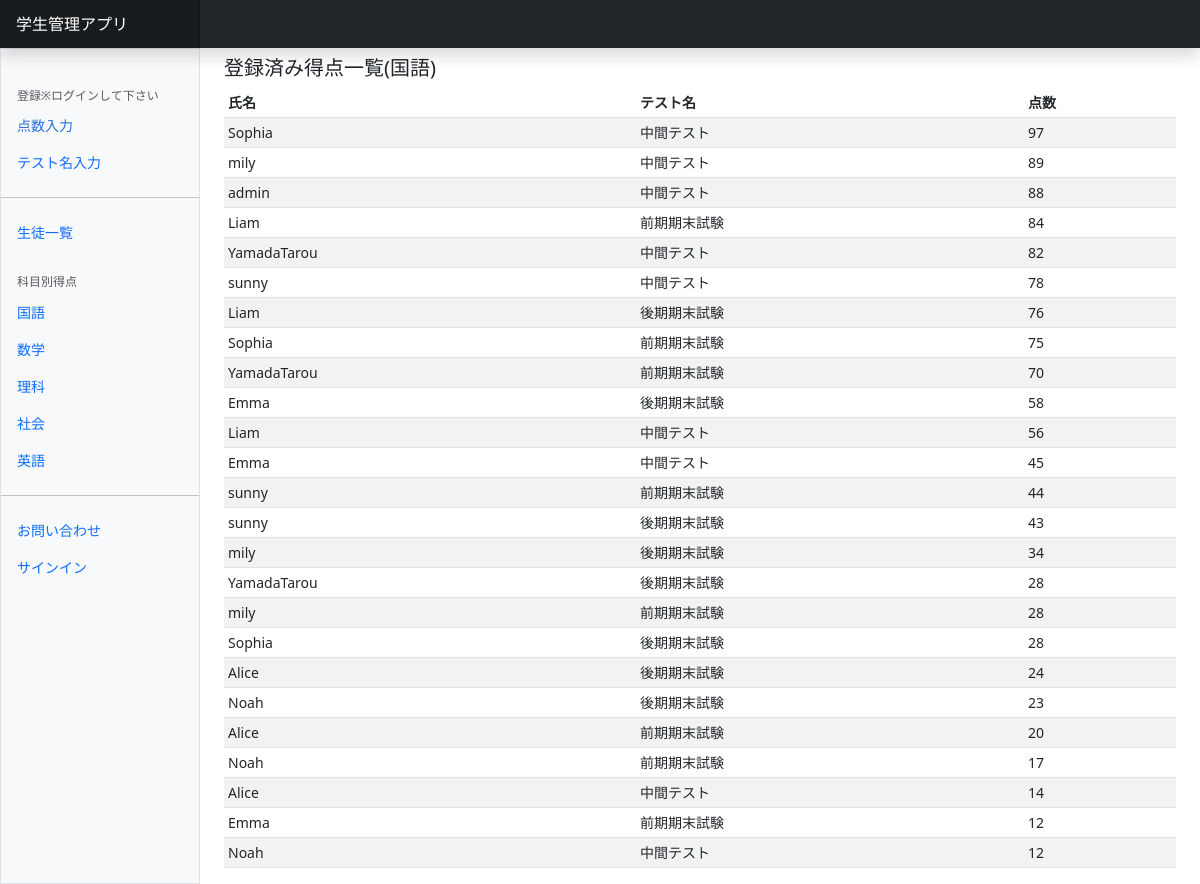
/Japaneselist/, run on the app's committed database.
### scoreapp/models.py (models this page shows)
class Student(models.Model):
    user = models.ForeignKey(
        CustomUser,
        verbose_name='氏名',
        on_delete=models.CASCADE
    )
    testtitle = models.ForeignKey(
        Testtitle,
        verbose_name='テスト名',
        on_delete=models.CASCADE
    )
    Japanese = models.IntegerField(
        verbose_name='国語',
        validators=[validators.MinValueValidator(0),
                    validators.MaxValueValidator(100),
                    validators.RegexValidator(
                        message='正しい得点を入力してください',
                    )]
    )
    Math = models.IntegerField(
        verbose_name='数学',
        validators=[validators.MinValueValidator(0),
                    validators.MaxValueValidator(100),
                    validators.RegexValidator(
                        message='正しい得点を入力してください',
                    )]
    )
    Science = models.IntegerField(
        verbose_name='理科',
        validators=[validators.MinValueValidator(0),
                    validators.MaxValueValidator(100),
                    validators.RegexValidator(
                        message='正しい得点を入力してください',
                    )]
    )
    Sociology = models.IntegerField(
        verbose_name='社会',
        validators=[validators.MinValueValidator(0),
                    validators.MaxValueValidator(100),
                    validators.RegexValidator(
                        message='正しい得点を入力してください',
                    )]
    )
    English = models.IntegerField(
        verbose_name='英語',
        validators=[validators.MinValueValidator(0),
                    validators.MaxValueValidator(100),
                    validators.RegexValidator(
                        message='正しい得点を入力してください',
                    )]
    )

class Testtitle(models.Model):
    title = models.CharField(
        verbose_name='テスト名',
        max_length=50
    )
    def __str__(self):
        return self.title

### accounts/models.py (models this page shows)
class CustomUser(AbstractUser):
    pass

### scoreapp/views.py (the view)
class JapaneseView(ListView):
    template_name = 'Japanese.html'
    queryset = Student.objects.order_by('-Japanese')

### scoreapp/templates/Japanese.html (shortened to what this page needs)
{% extends 'base.html' %}
{% load static %}
{% block contents %}
<h5>登録済み得点一覧(国語)</h5>
<div class="table-responsive small">
    <table class="table table-striped table-sm">
      <thead>
        <tr>
          <th scope="col">氏名</th>
          <th scope="col">テスト名</th>
          <th scope="col">点数</th>
        </tr>
      </thead>
      <tbody>
        {% for record in object_list %}
        <tr>
          <td>{{record.user.username}}</td>
          <td>{{record.testtitle}}</td>
          <td>{{record.Japanese}}</td>
        </tr>
        {% endfor %}
      </tbody>
    </table>
  </div>
{% endblock %}

### scoreapp/templates/base.html (shortened to what this page needs)
{% load static %}
<!doctype html>
<html lang="ja" data-bs-theme="auto">
  <head><script src="../assets/js/color-modes.js"></script>
    <link href="https://cdn.jsdelivr.net/npm/bootstrap@5.3.0/dist/css/bootstrap.min.css" rel="stylesheet">
    <link href="https://cdn.jsdelivr.net/npm/bootstrap-icons@1.10.3/font/bootstrap-icons.css" rel="stylesheet">
    <link href="dashboard.css" rel="stylesheet">
  </head>
  <body>
<header class="navbar sticky-top bg-dark flex-md-nowrap p-0 shadow" data-bs-theme="dark">
  <a class="navbar-brand col-md-3 col-lg-2 me-0 px-3 fs-6 text-white" href="{% url 'scoreapp:index' %}">学生管理アプリ</a>
</header>
<div class="container-fluid">
  <div class="row">
    <div class="sidebar border border-right col-md-3 col-lg-2 p-0 bg-body-tertiary">
      <div class="offcanvas-lg offcanvas-end bg-body-tertiary" tabindex="-1" id="sidebarMenu" aria-labelledby="sidebarMenuLabel">
        <div class="offcanvas-body d-md-flex flex-column p-0 pt-lg-3 overflow-y-auto">
          <ul class="nav flex-column">
            {% if user.is_authenticated %}
            <h6 class="sidebar-heading d-flex justify-content-between align-items-center px-3 mt-4 mb-1 text-body-secondary text-uppercase">
              <span>登録</span>
            </h6>
            <li class="nav-item">
              <a class="nav-link d-flex align-items-center gap-2 active" aria-current="page" href="{% url 'scoreapp:scoreform' %}">
                点数入力
              </a>
            </li>
            <li class="nav-item">
              <a class="nav-link d-flex align-items-center gap-2" href="{% url 'scoreapp:titleform' %}">
                テスト名入力
              </a>
            </li>
            {% else %}
            <h6 class="sidebar-heading d-flex justify-content-between align-items-center px-3 mt-4 mb-1 text-body-secondary text-uppercase">
              <span>登録※ログインして下さい</span>
            </h6>
            <li class="nav-item">
              <a class="nav-link d-flex align-items-center gap-2 active" aria-current="page" href="{% url 'accounts:signup' %}">
                点数入力
              </a>
            </li>
            <li class="nav-item">
              <a class="nav-link d-flex align-items-center gap-2" href="{% url 'accounts:signup' %}">
                テスト名入力
              </a>
            </li>
            {% endif %}
            <hr class="my-3">
            <li class="nav-item">
              <a class="nav-link d-flex align-items-center gap-2" href="{% url 'scoreapp:studentlist' %}">
                生徒一覧
              </a>
            </li>
          </ul>
          <h6 class="sidebar-heading d-flex justify-content-between align-items-center px-3 mt-4 mb-1 text-body-secondary text-uppercase">
            <span>科目別得点</span>
          </h6>
          <ul class="nav flex-column mb-auto">
            <li class="nav-item">
              <a class="nav-link d-flex align-items-center gap-2" href="{% url 'scoreapp:Japaneselist' %}">
                国語
              </a>
            </li>
            <li class="nav-item">
              <a class="nav-link d-flex align-items-center gap-2" href="{% url 'scoreapp:Mathlist' %}">
                数学
              </a>
            </li>
            <li class="nav-item">
              <a class="nav-link d-flex align-items-center gap-2" href="{% url 'scoreapp:Sciencelist' %}">
                理科
              </a>
            </li>
            <li class="nav-item">
              <a class="nav-link d-flex align-items-center gap-2" href="{% url 'scoreapp:Sociologylist' %}">
                社会
              </a>
            </li>
            <li class="nav-item">
              <a class="nav-link d-flex align-items-center gap-2" href="{% url 'scoreapp:Englishlist' %}">
                英語
              </a>
            </li>
          </ul>
          <hr class="my-3">
          <ul class="nav flex-column mb-auto">
            <li class="nav-item">
              <a class="nav-link d-flex align-items-center gap-2" href="{% url 'scoreapp:contact' %}">
                お問い合わせ
              </a>
            </li>
            {% if user.is_authenticated %}
            <li class="nav-item">
              <a class="nav-link d-flex align-items-center gap-2" href="{% url 'accounts:logout' %}">
                ログアウト
              </a>
            {% else %}
            <li class="nav-item">
              <a class="nav-link d-flex align-items-center gap-2" href="{% url 'accounts:signup' %}">
                サインイン
              </a>
            {% endif %}
            </li>
          </ul>
        </div>
      </div>
    </div>
    <main class="col-md-9 ms-sm-auto col-lg-10 px-md-4">
      {% block contents %}{% endblock %}
    </main>
  </div>
</div>
</body>
</html>

### static/css/dashboard.css (style rules this page uses)
@media (min-width: 768px) { .sidebar .offcanvas-lg { position: -webkit-sticky; position: sticky; top: 48px; } }
.sidebar .nav-link { font-size: .875rem; font-weight: 100; }
.sidebar .nav-link.active { color: #2470dc; }
.sidebar-heading { font-size: .75rem; }
.navbar-brand { padding-top: .75rem; padding-bottom: .75rem; background-color: rgba(0, 0, 0, .25); box-shadow: inset -1px 0 0 rgba(0, 0, 0, .25); }

### data on the page
Student: user.username "Sophia", testtitle "中間テスト", Japanese "97"
Student: user.username "mily", testtitle "中間テスト", Japanese "89"
Student: user.username "admin", testtitle "中間テスト", Japanese "88"
Student: user.username "Liam", testtitle "前期期末試験", Japanese "84"
Student: user.username "YamadaTarou", testtitle "中間テスト", Japanese "82"
Student: user.username "sunny", testtitle "中間テスト", Japanese "78"
Student: user.username "Liam", testtitle "後期期末試験", Japanese "76"
Student: user.username "Sophia", testtitle "前期期末試験", Japanese "75"
Student: user.username "YamadaTarou", testtitle "前期期末試験", Japanese "70"
Student: user.username "Emma", testtitle "後期期末試験", Japanese "58"
Student: user.username "Liam", testtitle "中間テスト", Japanese "56"
Student: user.username "Emma", testtitle "中間テスト", Japanese "45"
Student: user.username "sunny", testtitle "前期期末試験", Japanese "44"
Student: user.username "sunny", testtitle "後期期末試験", Japanese "43"
Student: user.username "mily", testtitle "後期期末試験", Japanese "34"
Student: user.username "YamadaTarou", testtitle "後期期末試験", Japanese "28"
Student: user.username "mily", testtitle "前期期末試験", Japanese "28"
Student: user.username "Sophia", testtitle "後期期末試験", Japanese "28"
Student: user.username "Alice", testtitle "後期期末試験", Japanese "24"
Student: user.username "Noah", testtitle "後期期末試験", Japanese "23"
Student: user.username "Alice", testtitle "前期期末試験", Japanese "20"
Student: user.username "Noah", testtitle "前期期末試験", Japanese "17"
Student: user.username "Alice", testtitle "中間テスト", Japanese "14"
Student: user.username "Emma", testtitle "前期期末試験", Japanese "12"
Student: user.username "Noah", testtitle "中間テスト", Japanese "12"
